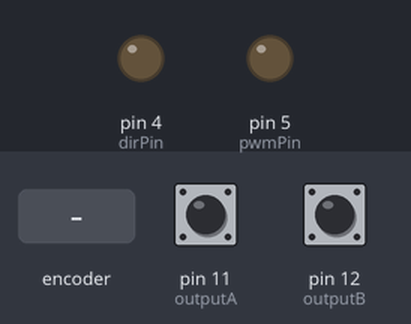
This sketch was run on a simulated Arduino Uno, built with avr-gcc and run on an emulated ATmega328P. Parts: output pins drawn as LEDs (lit = HIGH). Inputs (shaded band) come from the test bench; at power-on: pin 11 (outputA) HIGH, pin 12 (outputB) HIGH.

Above: at 1.2 s.
1.3 s: rotary encoder on pin 11 (outputA) / pin 12 (outputB) turned 2 steps (second pin leading)
At 1.6 s:
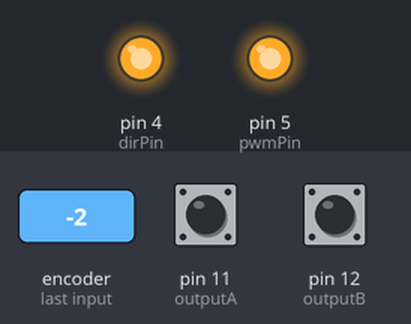
Timing chart, 0 to 4.3 s (numbered marks = the images above; inputs shaded):
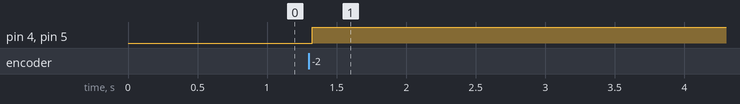

The sketch:

Default_Joint.ino
```cpp
#define pwmPin 5
#define dirPin  4
#define outputA 11
#define outputB 12
int counter = 0;
int angle = 0;
int aState;
int aLastState;

void setup() {
  // Sets the two pins as Outputs
  pinMode(pwmPin, OUTPUT);
  pinMode(dirPin, OUTPUT);
  pinMode (outputA, INPUT);
  pinMode (outputB, INPUT);

  aLastState = digitalRead(outputA);
}
void loop() {
  aState = digitalRead(outputA);

  if (aState != aLastState) {
    if (digitalRead(outputB) != aState) {
      counter ++;
      angle ++;
      rotateCW();
    }
    else {
      counter--;
      angle --;
      rotateCCW();
    }
    if (counter >= 30 ) {
      counter = 0;
    }
  }
  aLastState = aState;
}
void rotateCW() {
  digitalWrite(dirPin, LOW);
  analogWrite(pwmPin, 255);
  delayMicroseconds(5000);
  digitalWrite(pwmPin, LOW);
  delayMicroseconds(5000);
}
void rotateCCW() {
  digitalWrite(dirPin, HIGH);
  analogWrite(pwmPin, -255);
  delayMicroseconds(5000);
  digitalWrite(pwmPin, HIGH);
  delayMicroseconds(5000);
}
```

Measured:
- after the input at 1.3 s, pin 4 (dirPin), pin 5 (pwmPin): LOW → HIGH at once
